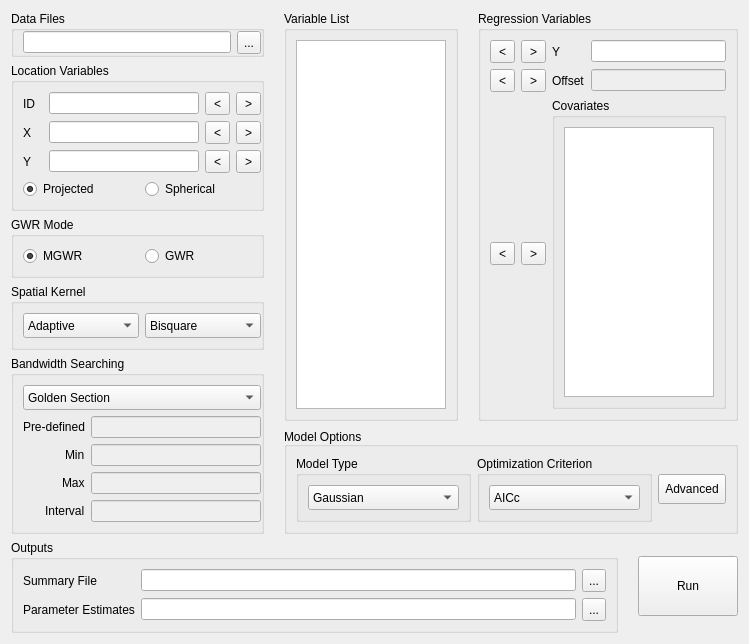
<?xml version="1.0" encoding="UTF-8"?>
<ui version="4.0">
 <class>Dialog</class>
 <widget class="QDialog" name="Dialog">
  <property name="geometry">
   <rect>
    <x>0</x>
    <y>0</y>
    <width>735</width>
    <height>600</height>
   </rect>
  </property>
  <property name="maximumSize">
   <size>
    <width>2000</width>
    <height>1600</height>
   </size>
  </property>
  <property name="sizeIncrement">
   <size>
    <width>0</width>
    <height>0</height>
   </size>
  </property>
  <property name="windowTitle">
   <string>MGWR 1.1</string>
  </property>
  <property name="whatsThis">
   <string notr="true"/>
  </property>
  <property name="layoutDirection">
   <enum>Qt::LeftToRight</enum>
  </property>
  <property name="autoFillBackground">
   <bool>false</bool>
  </property>
  <property name="locale">
   <locale language="English" country="UnitedStates"/>
  </property>
  <layout class="QGridLayout" name="gridLayout_8">
   <property name="verticalSpacing">
    <number>6</number>
   </property>
   <item row="0" column="0">
    <layout class="QGridLayout" name="gridLayout_3" rowstretch="0,0,0,0,0,0,0" columnstretch="0,1,1,0" columnminimumwidth="0,0,0,0">
     <property name="leftMargin">
      <number>0</number>
     </property>
     <property name="horizontalSpacing">
      <number>20</number>
     </property>
     <item row="0" column="1" rowspan="5">
      <widget class="QGroupBox" name="groupBox_2">
       <property name="font">
        <font>
         <pointsize>9</pointsize>
        </font>
       </property>
       <property name="title">
        <string>Variable List</string>
       </property>
       <layout class="QGridLayout" name="gridLayout_12">
        <item row="0" column="0">
         <widget class="QListWidget" name="variableList">
          <property name="minimumSize">
           <size>
            <width>150</width>
            <height>0</height>
           </size>
          </property>
          <property name="font">
           <font>
            <pointsize>9</pointsize>
           </font>
          </property>
          <property name="focusPolicy">
           <enum>Qt::ClickFocus</enum>
          </property>
          <property name="frameShape">
           <enum>QFrame::StyledPanel</enum>
          </property>
          <property name="editTriggers">
           <set>QAbstractItemView::NoEditTriggers</set>
          </property>
          <property name="dragEnabled">
           <bool>false</bool>
          </property>
          <property name="dragDropMode">
           <enum>QAbstractItemView::NoDragDrop</enum>
          </property>
          <property name="selectionMode">
           <enum>QAbstractItemView::ExtendedSelection</enum>
          </property>
          <property name="resizeMode">
           <enum>QListView::Fixed</enum>
          </property>
         </widget>
        </item>
       </layout>
      </widget>
     </item>
     <item row="0" column="2" rowspan="5" colspan="2">
      <widget class="QGroupBox" name="groupBox_6">
       <property name="font">
        <font>
         <pointsize>9</pointsize>
        </font>
       </property>
       <property name="layoutDirection">
        <enum>Qt::LeftToRight</enum>
       </property>
       <property name="title">
        <string>Regression Variables</string>
       </property>
       <layout class="QGridLayout" name="gridLayout_14" rowstretch="0,0" columnstretch="0,1">
        <item row="0" column="0" colspan="2">
         <layout class="QGridLayout" name="gridLayout">
          <item row="0" column="0">
           <widget class="QToolButton" name="removeY">
            <property name="minimumSize">
             <size>
              <width>25</width>
              <height>23</height>
             </size>
            </property>
            <property name="font">
             <font>
              <pointsize>9</pointsize>
             </font>
            </property>
            <property name="text">
             <string>&lt;</string>
            </property>
           </widget>
          </item>
          <item row="1" column="2">
           <widget class="QLabel" name="label_5">
            <property name="font">
             <font>
              <pointsize>9</pointsize>
             </font>
            </property>
            <property name="text">
             <string>Offset</string>
            </property>
           </widget>
          </item>
          <item row="1" column="3">
           <widget class="QLineEdit" name="OffsetLabel">
            <property name="enabled">
             <bool>false</bool>
            </property>
            <property name="font">
             <font>
              <pointsize>9</pointsize>
             </font>
            </property>
            <property name="focusPolicy">
             <enum>Qt::ClickFocus</enum>
            </property>
           </widget>
          </item>
          <item row="0" column="1">
           <widget class="QToolButton" name="addY">
            <property name="minimumSize">
             <size>
              <width>25</width>
              <height>23</height>
             </size>
            </property>
            <property name="font">
             <font>
              <pointsize>9</pointsize>
             </font>
            </property>
            <property name="text">
             <string>&gt;</string>
            </property>
           </widget>
          </item>
          <item row="0" column="3">
           <widget class="QLineEdit" name="responseLabel">
            <property name="font">
             <font>
              <pointsize>9</pointsize>
             </font>
            </property>
            <property name="focusPolicy">
             <enum>Qt::ClickFocus</enum>
            </property>
            <property name="readOnly">
             <bool>true</bool>
            </property>
           </widget>
          </item>
          <item row="1" column="1">
           <widget class="QToolButton" name="addOffset">
            <property name="minimumSize">
             <size>
              <width>25</width>
              <height>23</height>
             </size>
            </property>
            <property name="font">
             <font>
              <pointsize>9</pointsize>
             </font>
            </property>
            <property name="text">
             <string>&gt;</string>
            </property>
           </widget>
          </item>
          <item row="0" column="2">
           <widget class="QLabel" name="label_4">
            <property name="font">
             <font>
              <pointsize>9</pointsize>
             </font>
            </property>
            <property name="text">
             <string>Y</string>
            </property>
           </widget>
          </item>
          <item row="1" column="0">
           <widget class="QToolButton" name="removeOffset">
            <property name="minimumSize">
             <size>
              <width>25</width>
              <height>23</height>
             </size>
            </property>
            <property name="font">
             <font>
              <pointsize>9</pointsize>
             </font>
            </property>
            <property name="text">
             <string>&lt;</string>
            </property>
           </widget>
          </item>
         </layout>
        </item>
        <item row="1" column="0">
         <layout class="QHBoxLayout" name="horizontalLayout_5">
          <item>
           <widget class="QToolButton" name="removeLocal">
            <property name="minimumSize">
             <size>
              <width>25</width>
              <height>23</height>
             </size>
            </property>
            <property name="font">
             <font>
              <pointsize>9</pointsize>
             </font>
            </property>
            <property name="text">
             <string>&lt;</string>
            </property>
           </widget>
          </item>
          <item>
           <widget class="QToolButton" name="addLocal">
            <property name="minimumSize">
             <size>
              <width>25</width>
              <height>23</height>
             </size>
            </property>
            <property name="font">
             <font>
              <pointsize>9</pointsize>
             </font>
            </property>
            <property name="text">
             <string>&gt;</string>
            </property>
           </widget>
          </item>
         </layout>
        </item>
        <item row="1" column="1">
         <widget class="QGroupBox" name="groupBox_3">
          <property name="font">
           <font>
            <pointsize>9</pointsize>
           </font>
          </property>
          <property name="title">
           <string>Covariates</string>
          </property>
          <layout class="QGridLayout" name="gridLayout_15">
           <item row="0" column="0">
            <widget class="QListWidget" name="localList">
             <property name="minimumSize">
              <size>
               <width>150</width>
               <height>0</height>
              </size>
             </property>
             <property name="font">
              <font>
               <pointsize>9</pointsize>
              </font>
             </property>
             <property name="focusPolicy">
              <enum>Qt::ClickFocus</enum>
             </property>
             <property name="editTriggers">
              <set>QAbstractItemView::NoEditTriggers</set>
             </property>
             <property name="selectionMode">
              <enum>QAbstractItemView::ExtendedSelection</enum>
             </property>
            </widget>
           </item>
          </layout>
         </widget>
        </item>
       </layout>
      </widget>
     </item>
     <item row="1" column="0">
      <widget class="QGroupBox" name="groupBox_4">
       <property name="font">
        <font>
         <pointsize>9</pointsize>
        </font>
       </property>
       <property name="title">
        <string>Location Variables</string>
       </property>
       <layout class="QGridLayout" name="gridLayout_13" rowstretch="0,0" rowminimumheight="1,0">
        <property name="rightMargin">
         <number>0</number>
        </property>
        <item row="0" column="0">
         <layout class="QGridLayout" name="gridLayout_4" rowstretch="0,0,0">
          <item row="2" column="3">
           <widget class="QToolButton" name="removeYCoor">
            <property name="minimumSize">
             <size>
              <width>25</width>
              <height>23</height>
             </size>
            </property>
            <property name="font">
             <font>
              <pointsize>9</pointsize>
             </font>
            </property>
            <property name="text">
             <string>&gt;</string>
            </property>
           </widget>
          </item>
          <item row="0" column="2">
           <widget class="QToolButton" name="addID">
            <property name="minimumSize">
             <size>
              <width>25</width>
              <height>23</height>
             </size>
            </property>
            <property name="font">
             <font>
              <pointsize>9</pointsize>
             </font>
            </property>
            <property name="text">
             <string>&lt;</string>
            </property>
           </widget>
          </item>
          <item row="2" column="0">
           <widget class="QLabel" name="label_Y">
            <property name="minimumSize">
             <size>
              <width>20</width>
              <height>0</height>
             </size>
            </property>
            <property name="font">
             <font>
              <pointsize>9</pointsize>
             </font>
            </property>
            <property name="text">
             <string>Y    </string>
            </property>
           </widget>
          </item>
          <item row="0" column="0">
           <widget class="QLabel" name="label">
            <property name="font">
             <font>
              <pointsize>9</pointsize>
             </font>
            </property>
            <property name="text">
             <string>ID</string>
            </property>
           </widget>
          </item>
          <item row="0" column="1">
           <widget class="QLineEdit" name="idLabel">
            <property name="minimumSize">
             <size>
              <width>150</width>
              <height>0</height>
             </size>
            </property>
            <property name="font">
             <font>
              <pointsize>9</pointsize>
             </font>
            </property>
            <property name="text">
             <string/>
            </property>
            <property name="dragEnabled">
             <bool>true</bool>
            </property>
            <property name="readOnly">
             <bool>true</bool>
            </property>
           </widget>
          </item>
          <item row="1" column="0">
           <widget class="QLabel" name="label_X">
            <property name="minimumSize">
             <size>
              <width>20</width>
              <height>0</height>
             </size>
            </property>
            <property name="font">
             <font>
              <pointsize>9</pointsize>
             </font>
            </property>
            <property name="text">
             <string>X    </string>
            </property>
           </widget>
          </item>
          <item row="2" column="1">
           <widget class="QLineEdit" name="yCoorLabel">
            <property name="font">
             <font>
              <pointsize>9</pointsize>
             </font>
            </property>
            <property name="readOnly">
             <bool>true</bool>
            </property>
           </widget>
          </item>
          <item row="1" column="2">
           <widget class="QToolButton" name="addXCoor">
            <property name="minimumSize">
             <size>
              <width>25</width>
              <height>23</height>
             </size>
            </property>
            <property name="font">
             <font>
              <pointsize>9</pointsize>
             </font>
            </property>
            <property name="text">
             <string>&lt;</string>
            </property>
           </widget>
          </item>
          <item row="1" column="3">
           <widget class="QToolButton" name="removeXCoor">
            <property name="minimumSize">
             <size>
              <width>25</width>
              <height>23</height>
             </size>
            </property>
            <property name="font">
             <font>
              <pointsize>9</pointsize>
             </font>
            </property>
            <property name="text">
             <string>&gt;</string>
            </property>
           </widget>
          </item>
          <item row="2" column="2">
           <widget class="QToolButton" name="addYCoor">
            <property name="minimumSize">
             <size>
              <width>25</width>
              <height>23</height>
             </size>
            </property>
            <property name="font">
             <font>
              <pointsize>9</pointsize>
             </font>
            </property>
            <property name="text">
             <string>&lt;</string>
            </property>
           </widget>
          </item>
          <item row="1" column="1">
           <widget class="QLineEdit" name="xCoorLabel">
            <property name="font">
             <font>
              <pointsize>9</pointsize>
             </font>
            </property>
            <property name="readOnly">
             <bool>true</bool>
            </property>
           </widget>
          </item>
          <item row="0" column="3">
           <widget class="QToolButton" name="removeID">
            <property name="enabled">
             <bool>true</bool>
            </property>
            <property name="sizePolicy">
             <sizepolicy hsizetype="Preferred" vsizetype="Preferred">
              <horstretch>0</horstretch>
              <verstretch>0</verstretch>
             </sizepolicy>
            </property>
            <property name="minimumSize">
             <size>
              <width>25</width>
              <height>23</height>
             </size>
            </property>
            <property name="font">
             <font>
              <pointsize>9</pointsize>
             </font>
            </property>
            <property name="text">
             <string>&gt;</string>
            </property>
           </widget>
          </item>
         </layout>
        </item>
        <item row="1" column="0">
         <layout class="QHBoxLayout" name="horizontalLayout">
          <item>
           <widget class="QRadioButton" name="isPrjCoorRBTN">
            <property name="font">
             <font>
              <pointsize>9</pointsize>
             </font>
            </property>
            <property name="text">
             <string>Projected</string>
            </property>
            <property name="checked">
             <bool>true</bool>
            </property>
           </widget>
          </item>
          <item>
           <widget class="QRadioButton" name="isSphCoorRBTN">
            <property name="font">
             <font>
              <pointsize>9</pointsize>
             </font>
            </property>
            <property name="text">
             <string>Spherical</string>
            </property>
           </widget>
          </item>
         </layout>
        </item>
       </layout>
      </widget>
     </item>
     <item row="2" column="0">
      <widget class="QGroupBox" name="groupBox_7">
       <property name="minimumSize">
        <size>
         <width>150</width>
         <height>0</height>
        </size>
       </property>
       <property name="font">
        <font>
         <pointsize>9</pointsize>
        </font>
       </property>
       <property name="title">
        <string>GWR Mode</string>
       </property>
       <layout class="QGridLayout" name="gridLayout_17">
        <property name="rightMargin">
         <number>0</number>
        </property>
        <item row="0" column="0">
         <layout class="QHBoxLayout" name="horizontalLayout_2">
          <item>
           <widget class="QRadioButton" name="isMGWRRBTN">
            <property name="font">
             <font>
              <pointsize>9</pointsize>
             </font>
            </property>
            <property name="text">
             <string>MGWR</string>
            </property>
            <property name="checked">
             <bool>true</bool>
            </property>
           </widget>
          </item>
          <item>
           <widget class="QRadioButton" name="isGWRRBTN">
            <property name="enabled">
             <bool>true</bool>
            </property>
            <property name="font">
             <font>
              <pointsize>9</pointsize>
             </font>
            </property>
            <property name="text">
             <string>GWR</string>
            </property>
            <property name="checkable">
             <bool>true</bool>
            </property>
            <property name="checked">
             <bool>false</bool>
            </property>
           </widget>
          </item>
         </layout>
        </item>
       </layout>
      </widget>
     </item>
     <item row="3" column="0">
      <widget class="QGroupBox" name="kernelDropdownGrou">
       <property name="font">
        <font>
         <pointsize>9</pointsize>
        </font>
       </property>
       <property name="title">
        <string>Spatial Kernel</string>
       </property>
       <layout class="QGridLayout" name="gridLayout_16">
        <property name="rightMargin">
         <number>0</number>
        </property>
        <item row="0" column="0">
         <layout class="QHBoxLayout" name="horizontalLayout_3">
          <item>
           <widget class="QComboBox" name="fixedBox">
            <property name="minimumSize">
             <size>
              <width>0</width>
              <height>25</height>
             </size>
            </property>
            <property name="font">
             <font>
              <pointsize>9</pointsize>
             </font>
            </property>
            <item>
             <property name="text">
              <string>Adaptive</string>
             </property>
            </item>
            <item>
             <property name="text">
              <string>Fixed</string>
             </property>
            </item>
           </widget>
          </item>
          <item>
           <widget class="QComboBox" name="shapeBox">
            <property name="minimumSize">
             <size>
              <width>0</width>
              <height>25</height>
             </size>
            </property>
            <property name="font">
             <font>
              <pointsize>9</pointsize>
             </font>
            </property>
            <item>
             <property name="text">
              <string>Bisquare</string>
             </property>
            </item>
            <item>
             <property name="text">
              <string>Gaussian</string>
             </property>
            </item>
            <item>
             <property name="text">
              <string>Exponential</string>
             </property>
            </item>
           </widget>
          </item>
         </layout>
        </item>
       </layout>
      </widget>
     </item>
     <item row="4" column="0" rowspan="2">
      <widget class="QGroupBox" name="groupBox_9">
       <property name="font">
        <font>
         <pointsize>9</pointsize>
        </font>
       </property>
       <property name="title">
        <string>Bandwidth Searching</string>
       </property>
       <layout class="QGridLayout" name="gridLayout_18">
        <property name="rightMargin">
         <number>0</number>
        </property>
        <item row="0" column="0">
         <widget class="QComboBox" name="bwDropdown">
          <property name="minimumSize">
           <size>
            <width>0</width>
            <height>25</height>
           </size>
          </property>
          <property name="font">
           <font>
            <pointsize>9</pointsize>
           </font>
          </property>
          <item>
           <property name="text">
            <string>Golden Section</string>
           </property>
          </item>
          <item>
           <property name="text">
            <string>Interval Search</string>
           </property>
          </item>
          <item>
           <property name="text">
            <string>Pre-defiend bandwidth</string>
           </property>
          </item>
         </widget>
        </item>
        <item row="1" column="0">
         <layout class="QFormLayout" name="formLayout">
          <property name="labelAlignment">
           <set>Qt::AlignRight|Qt::AlignTrailing|Qt::AlignVCenter</set>
          </property>
          <property name="formAlignment">
           <set>Qt::AlignLeading|Qt::AlignLeft|Qt::AlignTop</set>
          </property>
          <item row="0" column="0">
           <widget class="QLabel" name="label_6">
            <property name="font">
             <font>
              <pointsize>9</pointsize>
             </font>
            </property>
            <property name="text">
             <string>Pre-defined</string>
            </property>
           </widget>
          </item>
          <item row="0" column="1">
           <widget class="QLineEdit" name="bwPreDefined">
            <property name="enabled">
             <bool>false</bool>
            </property>
            <property name="font">
             <font>
              <pointsize>9</pointsize>
             </font>
            </property>
           </widget>
          </item>
          <item row="1" column="1">
           <widget class="QLineEdit" name="bwMin">
            <property name="enabled">
             <bool>false</bool>
            </property>
            <property name="font">
             <font>
              <pointsize>9</pointsize>
             </font>
            </property>
           </widget>
          </item>
          <item row="2" column="1">
           <widget class="QLineEdit" name="bwMax">
            <property name="enabled">
             <bool>false</bool>
            </property>
            <property name="font">
             <font>
              <pointsize>9</pointsize>
             </font>
            </property>
           </widget>
          </item>
          <item row="3" column="1">
           <widget class="QLineEdit" name="bwInterval">
            <property name="enabled">
             <bool>false</bool>
            </property>
            <property name="font">
             <font>
              <pointsize>9</pointsize>
             </font>
            </property>
           </widget>
          </item>
          <item row="1" column="0">
           <widget class="QLabel" name="label_9">
            <property name="font">
             <font>
              <pointsize>9</pointsize>
             </font>
            </property>
            <property name="text">
             <string>Min</string>
            </property>
           </widget>
          </item>
          <item row="2" column="0">
           <widget class="QLabel" name="label_10">
            <property name="font">
             <font>
              <pointsize>9</pointsize>
             </font>
            </property>
            <property name="text">
             <string>Max</string>
            </property>
           </widget>
          </item>
          <item row="3" column="0">
           <widget class="QLabel" name="label_11">
            <property name="font">
             <font>
              <pointsize>9</pointsize>
             </font>
            </property>
            <property name="text">
             <string>Interval</string>
            </property>
           </widget>
          </item>
         </layout>
        </item>
       </layout>
      </widget>
     </item>
     <item row="5" column="1" colspan="3">
      <widget class="QGroupBox" name="groupBox_10">
       <property name="font">
        <font>
         <pointsize>9</pointsize>
        </font>
       </property>
       <property name="title">
        <string>Model Options</string>
       </property>
       <property name="alignment">
        <set>Qt::AlignBottom|Qt::AlignLeading|Qt::AlignLeft</set>
       </property>
       <layout class="QGridLayout" name="gridLayout_7">
        <item row="0" column="0">
         <layout class="QGridLayout" name="gridLayout_5">
          <item row="0" column="2">
           <widget class="QGroupBox" name="groupBox_11">
            <property name="font">
             <font>
              <pointsize>9</pointsize>
             </font>
            </property>
            <property name="title">
             <string>Optimization Criterion</string>
            </property>
            <layout class="QGridLayout" name="gridLayout_9">
             <item row="0" column="0">
              <widget class="QComboBox" name="optimCriDropdown">
               <property name="minimumSize">
                <size>
                 <width>0</width>
                 <height>25</height>
                </size>
               </property>
               <property name="font">
                <font>
                 <pointsize>9</pointsize>
                </font>
               </property>
               <item>
                <property name="text">
                 <string>AICc</string>
                </property>
               </item>
               <item>
                <property name="text">
                 <string>AIC</string>
                </property>
               </item>
               <item>
                <property name="text">
                 <string>BIC</string>
                </property>
               </item>
               <item>
                <property name="text">
                 <string>CV</string>
                </property>
               </item>
              </widget>
             </item>
            </layout>
           </widget>
          </item>
          <item row="0" column="1">
           <widget class="QGroupBox" name="groupBox_12">
            <property name="font">
             <font>
              <pointsize>9</pointsize>
             </font>
            </property>
            <property name="title">
             <string>Model Type</string>
            </property>
            <layout class="QGridLayout" name="gridLayout_10">
             <item row="0" column="0">
              <widget class="QComboBox" name="modelTypeDropdown">
               <property name="minimumSize">
                <size>
                 <width>0</width>
                 <height>25</height>
                </size>
               </property>
               <property name="font">
                <font>
                 <pointsize>9</pointsize>
                </font>
               </property>
               <item>
                <property name="text">
                 <string>Gaussian</string>
                </property>
               </item>
              </widget>
             </item>
            </layout>
           </widget>
          </item>
         </layout>
        </item>
        <item row="0" column="1">
         <widget class="QToolButton" name="advancedBTN">
          <property name="minimumSize">
           <size>
            <width>60</width>
            <height>30</height>
           </size>
          </property>
          <property name="font">
           <font>
            <pointsize>9</pointsize>
           </font>
          </property>
          <property name="text">
           <string>Advanced</string>
          </property>
         </widget>
        </item>
       </layout>
      </widget>
     </item>
     <item row="6" column="0" colspan="3">
      <widget class="QGroupBox" name="groupBox_13">
       <property name="font">
        <font>
         <pointsize>9</pointsize>
        </font>
       </property>
       <property name="title">
        <string>Outputs</string>
       </property>
       <layout class="QGridLayout" name="gridLayout_11">
        <item row="0" column="0">
         <layout class="QGridLayout" name="gridLayout_2">
          <item row="1" column="2">
           <widget class="QToolButton" name="saveBetasBTN">
            <property name="minimumSize">
             <size>
              <width>23</width>
              <height>23</height>
             </size>
            </property>
            <property name="font">
             <font>
              <pointsize>9</pointsize>
             </font>
            </property>
            <property name="text">
             <string>...</string>
            </property>
           </widget>
          </item>
          <item row="0" column="2">
           <widget class="QToolButton" name="saveSumBTN">
            <property name="minimumSize">
             <size>
              <width>23</width>
              <height>23</height>
             </size>
            </property>
            <property name="font">
             <font>
              <pointsize>9</pointsize>
             </font>
            </property>
            <property name="text">
             <string>...</string>
            </property>
           </widget>
          </item>
          <item row="1" column="1">
           <widget class="QLineEdit" name="betaFileSavePath">
            <property name="font">
             <font>
              <pointsize>9</pointsize>
             </font>
            </property>
           </widget>
          </item>
          <item row="0" column="1">
           <widget class="QLineEdit" name="sumFileSavePath">
            <property name="font">
             <font>
              <pointsize>9</pointsize>
             </font>
            </property>
            <property name="readOnly">
             <bool>true</bool>
            </property>
           </widget>
          </item>
          <item row="0" column="0">
           <widget class="QLabel" name="label_7">
            <property name="font">
             <font>
              <pointsize>9</pointsize>
             </font>
            </property>
            <property name="text">
             <string>Summary File</string>
            </property>
           </widget>
          </item>
          <item row="1" column="0">
           <widget class="QLabel" name="label_8">
            <property name="font">
             <font>
              <pointsize>9</pointsize>
             </font>
            </property>
            <property name="text">
             <string>Parameter Estimates</string>
            </property>
           </widget>
          </item>
         </layout>
        </item>
       </layout>
      </widget>
     </item>
     <item row="6" column="3">
      <widget class="QPushButton" name="runBTN">
       <property name="minimumSize">
        <size>
         <width>100</width>
         <height>60</height>
        </size>
       </property>
       <property name="font">
        <font>
         <pointsize>9</pointsize>
        </font>
       </property>
       <property name="focusPolicy">
        <enum>Qt::NoFocus</enum>
       </property>
       <property name="text">
        <string>Run</string>
       </property>
      </widget>
     </item>
     <item row="0" column="0">
      <widget class="QGroupBox" name="groupBox">
       <property name="font">
        <font>
         <pointsize>9</pointsize>
        </font>
       </property>
       <property name="title">
        <string>Data Files</string>
       </property>
       <layout class="QGridLayout" name="gridLayout_6">
        <property name="leftMargin">
         <number>9</number>
        </property>
        <property name="topMargin">
         <number>0</number>
        </property>
        <property name="rightMargin">
         <number>0</number>
        </property>
        <property name="bottomMargin">
         <number>0</number>
        </property>
        <item row="0" column="0">
         <widget class="QLineEdit" name="openDataPath">
          <property name="font">
           <font>
            <pointsize>9</pointsize>
           </font>
          </property>
         </widget>
        </item>
        <item row="0" column="1">
         <widget class="QToolButton" name="openDataBTN">
          <property name="minimumSize">
           <size>
            <width>23</width>
            <height>23</height>
           </size>
          </property>
          <property name="font">
           <font>
            <pointsize>9</pointsize>
           </font>
          </property>
          <property name="text">
           <string>...</string>
          </property>
          <property name="toolButtonStyle">
           <enum>Qt::ToolButtonIconOnly</enum>
          </property>
         </widget>
        </item>
       </layout>
      </widget>
     </item>
    </layout>
   </item>
  </layout>
 </widget>
 <resources/>
 <connections/>
 <designerdata>
  <property name="gridDeltaX">
   <number>5</number>
  </property>
  <property name="gridDeltaY">
   <number>5</number>
  </property>
  <property name="gridSnapX">
   <bool>true</bool>
  </property>
  <property name="gridSnapY">
   <bool>true</bool>
  </property>
  <property name="gridVisible">
   <bool>true</bool>
  </property>
 </designerdata>
</ui>
